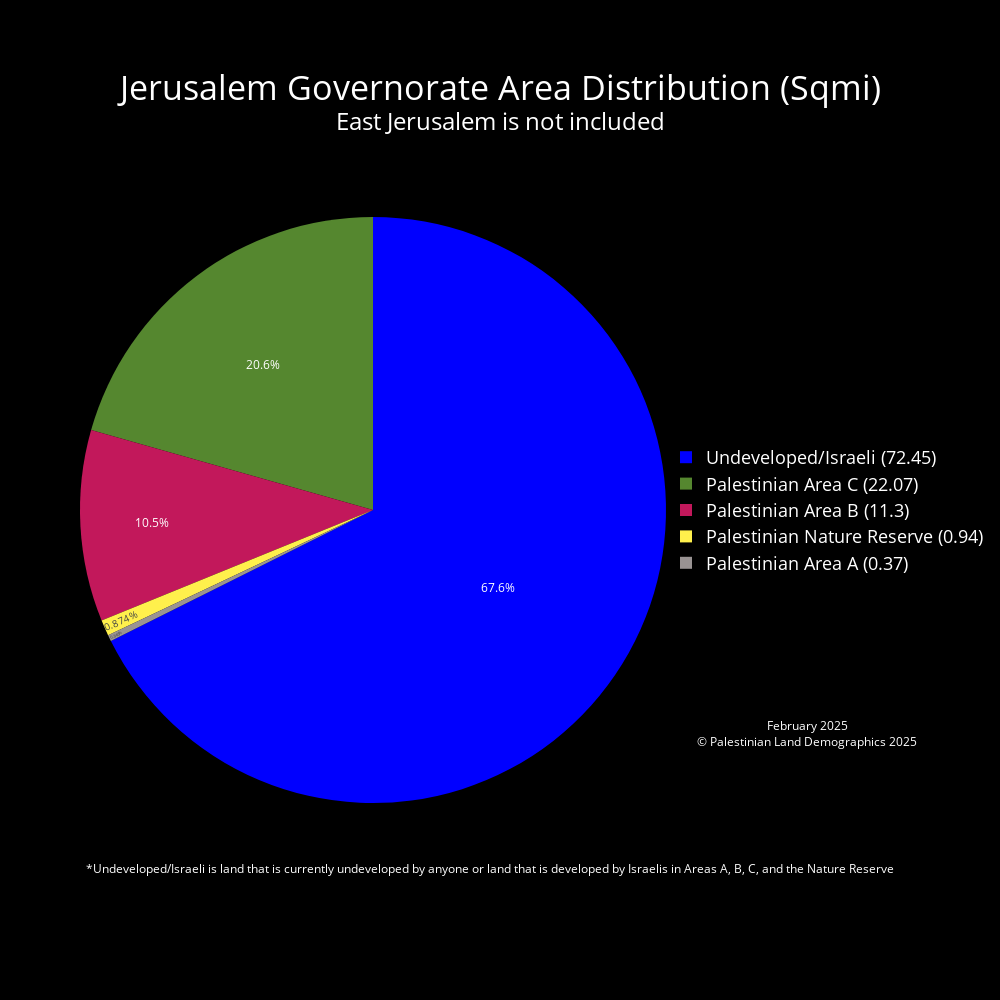

Source (notebook cell):
### Code cell
# Jerusalem Governorate (Not including East Jerusalem)
West_Bank_Governorates = Governorates[Governorates['Governorates_Code'] < 2000]
Jerusalem_gov = West_Bank_Governorates[West_Bank_Governorates['Governorates_Name'] == 'Jerusalem']
# Clip to Governorate
Jerusalem_land_mass = gpd.clip(Palestinian_Land_Mass, Jerusalem_gov)
Jerusalem_seam_zone = gpd.clip(Seam_Zone, Jerusalem_gov)
# Calculate Area for clipped layer
Jerusalem_land_mass['Area_sqmi'] = Jerusalem_land_mass['geometry'].to_crs(epsg=28191).area * 3.8610215854245e-7
Jerusalem_seam_zone['Area_sqmi'] = Jerusalem_seam_zone['geometry'].to_crs(epsg=28191).area * 3.8610215854245e-7
# Plot for Visualization (Includes East Jerusalem)
fig, ax = plt.subplots()
Jerusalem_gov.plot(ax = ax, facecolor = "white", edgecolor = "black", label = "Jerusalem Governorate")
Jerusalem_seam_zone.plot(ax=ax, facecolor = "#1a237e", edgecolor = "#1a237e", label = "Palestinian Seam Zone in Jerusalem")
Jerusalem_land_mass.plot(ax = ax, facecolor = "green", edgecolor = "green", label = "Palestinian Land Mass in Jerusalem")
plt.title(f"Palestinian Land Mass Jerusalem")
plt.xlabel('Longitude')
plt.ylabel('Latitude')
plt.show()
# Calculate the land mass in areas a, b, c etc.. Excludes East Jerusalem, and East Jerusalem land area
# Jerusalem_seam_zone['Area_sqmi'].groupby([Jerusalem_seam_zone['CLASS']]).sum()
# Palestinian_Land_Mass_East_Jerusalem['Area_sqmi'].groupby(Palestinian_Land_Mass_East_Jerusalem['CLASS']).sum()
# Palestinian_Seam_Zone_East_Jerusalem['Area_sqmi'].groupby(Palestinian_Seam_Zone_East_Jerusalem['CLASS']).sum()
Jerusalem_gov_area_a_area = Jerusalem_land_mass[Jerusalem_land_mass['CLASS'] == 'A']['Area_sqmi'].sum() + Jerusalem_seam_zone[Jerusalem_seam_zone['CLASS'] == 'A']['Area_sqmi'].sum()
Jerusalem_gov_area_b_area = Jerusalem_land_mass[Jerusalem_land_mass['CLASS'] == 'B']['Area_sqmi'].sum() + Jerusalem_seam_zone[Jerusalem_seam_zone['CLASS'] == 'B']['Area_sqmi'].sum()
East_Jerusalem_seam_zone_area = Palestinian_Seam_Zone_East_Jerusalem[Palestinian_Seam_Zone_East_Jerusalem['CLASS'] == 'C']['Area_sqmi'].sum()
Jerusalem_area_c_seam_zone = Jerusalem_seam_zone[Jerusalem_seam_zone['CLASS'] == 'C']['Area_sqmi'].sum() - East_Jerusalem_seam_zone_area # for total Palestinian land in seam zone
East_Jerusalem_area_c_area = Palestinian_Land_Mass_East_Jerusalem[Palestinian_Land_Mass_East_Jerusalem['CLASS'] == 'C']['Area_sqmi'].sum()
Jerusalem_gov_area_c_area = Jerusalem_land_mass[Jerusalem_land_mass['CLASS'] == 'C']['Area_sqmi'].sum() - East_Jerusalem_area_c_area + Jerusalem_area_c_seam_zone # for total Palestinian land in Area C
Jerusalem_gov_nature_reserve_area = Jerusalem_land_mass[Jerusalem_land_mass['CLASS'] == 'Nature Reserve']['Area_sqmi'].sum()
Jerusalem_gov_areaNoEJ = Governorates[Governorates["Governorates_Name"] == "Jerusalem"]["Area_sqmi"].iloc[0] -east_jerusalem_area
print(Jerusalem_gov_areaNoEJ)
open_or_israeli_area = Jerusalem_gov_areaNoEJ - Jerusalem_gov_area_a_area - Jerusalem_gov_area_b_area - Jerusalem_gov_area_c_area - Jerusalem_gov_nature_reserve_area

# declaring data from land mass calculations
data = [Jerusalem_gov_area_a_area, Jerusalem_gov_area_b_area, Jerusalem_gov_area_c_area, Jerusalem_gov_nature_reserve_area, open_or_israeli_area]

# Custom color palette and labels
label_color_dict = {'Palestinian Area A' : '#999393', 'Palestinian Area B' : '#C2185B', 'Palestinian Area C' : '#55872F','Palestinian Nature Reserve' : '#FFF04C', 'Undeveloped/Israeli' : '#0000FF'}
labels = list(label_color_dict.keys())
palette_color = list(label_color_dict.values())
custom_labels = [f'{label} ({round(value, 2)})' for label, value in zip(labels, data)]

# Pie chart using plotly
fig = go.Figure(
    data=[
        go.Pie(
            labels=custom_labels,
            values=data,
            marker=dict(colors=palette_color)
            
        )
    ]
)

fig.update_traces(textposition='inside',       # puts text inside the pie chart
                    textinfo = 'percent'        # shows us the percent and the area in sqmi ('percent+label' to show both)
                    )      # color of the labels inside the pie chart are set to white

fig.update_layout(
    paper_bgcolor='black',       # background color around the plot  
    plot_bgcolor='black',        # background color of the plot
    font_color='white',          # color of the legend and title
    title={
        'text': 'Jerusalem Governorate Area Distribution (Sqmi)<br><sup>East Jerusalem is not included</sup>',
        'x': 0.5,                # Middle
        'y': 0.90,                # Nearly at the top
        'xanchor': 'center',
        'yanchor': 'middle',
        'font': {'size': 34}     # Increase font size for the title
    },
    legend={
        'font': {'size': 18},     # Increase font size for the legend
        'x': 1,                   # Position legend to the right of the pie chart
        'y': 0.5,                 # Position legend in the middle
        'xanchor': 'left',
        'yanchor': 'middle'
    },
    annotations=[
        dict(
            text="*Undeveloped/Israeli is land that is currently undeveloped by anyone or land that is developed by Israelis in Areas A, B, C, and the Nature Reserve",
            x=0.7,
            y=0.05,
            showarrow=False,
            font=dict(color='white', size=12),
            xanchor='center'
        ),
        dict(
            text="February 2025<br>© Palestinian Land Demographics 2025",
            x=1.05,
            y=0.25,
            showarrow=False,
            font=dict(color='white', size=12),
            xanchor='left',
            yanchor='top'
        )
    ],
    width=1000,                  # width and height of the pie chart
    height=1000
)

fig.write_html('February2025\PieCharts_HTML\Jerusalem_Governorate_Area_Distribution_Pie_Chart.html')
fig.write_image('February2025\PieCharts_JPG\Jerusalem_Governorate_Area_Distribution_Pie_Chart.jpg')
fig.show()

### Figure 1 — Plotly figure (JSON) as saved in the notebook; plotly's stock layout.template omitted (floating-point values rounded to 4 significant figures)
{"data": [{"labels": ["Palestinian Area A (0.37)", "Palestinian Area B (11.3)", "Palestinian Area C (22.07)", "Palestinian Nature Reserve (0.94)", "Undeveloped/Israeli (72.45)"], "marker": {"colors": ["#999393", "#C2185B", "#55872F", "#FFF04C", "#0000FF"]}, "textinfo": "percent", "textposition": "inside", "type": "pie", "values": [0.3706, 11.3, 22.07, 0.9366, 72.45]}], "layout": {"annotations": [{"font": {"color": "white", "size": 12}, "showarrow": false, "text": "*Undeveloped/Israeli is land that is currently undeveloped by anyone or land that is developed by Israelis in Areas A, B, C, and the Nature Reserve", "x": 0.7, "xanchor": "center", "y": 0.05}, {"font": {"color": "white", "size": 12}, "showarrow": false, "text": "February 2025<br>© Palestinian Land Demographics 2025", "x": 1.05, "xanchor": "left", "y": 0.25, "yanchor": "top"}], "font": {"color": "white"}, "height": 1000, "legend": {"font": {"size": 18}, "x": 1, "xanchor": "left", "y": 0.5, "yanchor": "middle"}, "paper_bgcolor": "black", "plot_bgcolor": "black", "title": {"font": {"size": 34}, "text": "Jerusalem Governorate Area Distribution (Sqmi)<br><sup>East Jerusalem is not included</sup>", "x": 0.5, "xanchor": "center", "y": 0.9, "yanchor": "middle"}, "width": 1000}}
